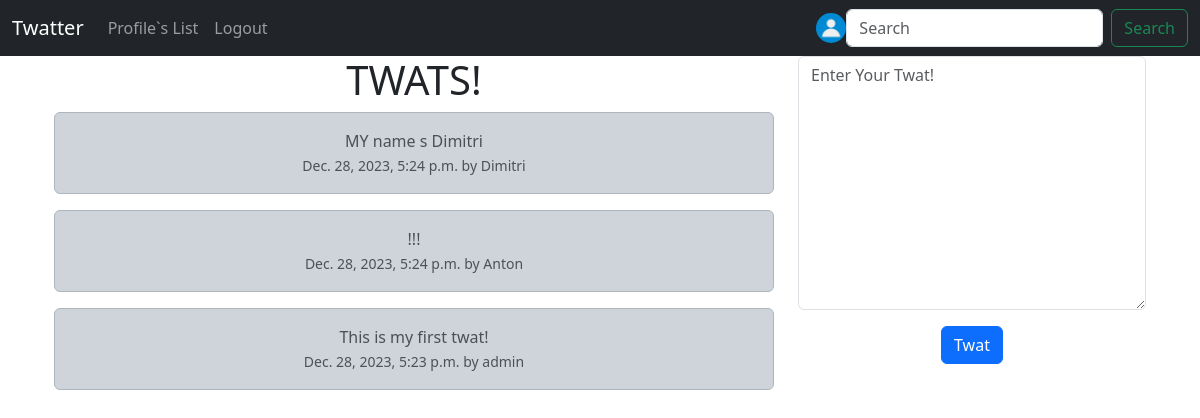
Before: / (signed in) with the older database file.
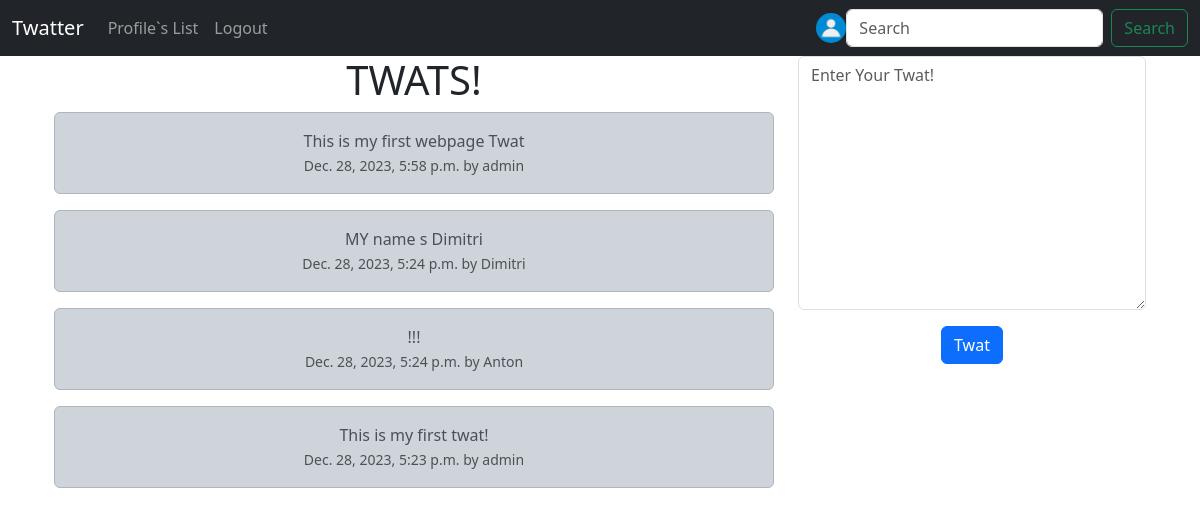
After: the same page with the newer database file.
### twat/models.py (models this page shows, shortened)
class Twat(models.Model):
    user = models.ForeignKey(User, on_delete=models.DO_NOTHING, related_name="twats")
    content = models.TextField(max_length=140)
    date_posted = models.DateTimeField(auto_now_add=True)
    likes = models.ManyToManyField(User, related_name="twat_like", blank=True)

### twat/views.py (the view, shortened to what this page needs)
# urls.py: path("", views.index, name="index"),
def index(request):
    if request.user.is_authenticated:
        form = Twat_Form(request.POST or None)
        twats = Twat.objects.all().order_by("-date_posted")
        context = {"twats": twats, "form": form}
        return render(request, "twat/index.html", context)
    else:
        twats = Twat.objects.all().order_by("-date_posted")
        context = {"twats": twats}
        return render(request, "twat/index.html", context)

### twat/forms.py
class Twat_Form(forms.ModelForm):
    content = forms.CharField(
        widget=forms.widgets.Textarea(
            attrs={"placeholder": "Enter Your Twat!", "class": "form-control"}
        ),
        required=True,
        label="",
    )
    class Meta:
        model = Twat
        exclude = (
            "user",
            "likes",
        )

### templates/twat/index.html (shortened to what this page needs)
{% extends "partials/base.html" %}
{% block content %}
<div class="container text-center">
    <div class="row">
        <div class="col-8">
            <h1>TWATS!</h1>
            {% for twat in twats%}
            <div class="alert alert-dark" role="alert">
                {{ twat.content }}
                <br>
                <small class="text-muted">{{ twat.date_posted}} by {{ twat.user.username }}</small>
                <br>
            </div>
            {% endfor%}
        </div>
        <div class="col-4">
            {% if form %}
                <form action="" method="POST">
                    {{ form.as_p }}
                    <button type="submit" class="btn btn-primary">Twat</button>
                </form>
            {% endif %}
        </div>
    </div>
</div>
{% endblock content %}

Changed rows visible on the page:
added Twat: content "This is my first webpage Twat", date_posted "Dec. 28, 2023, 5:58 p.m.", user.username "admin"
